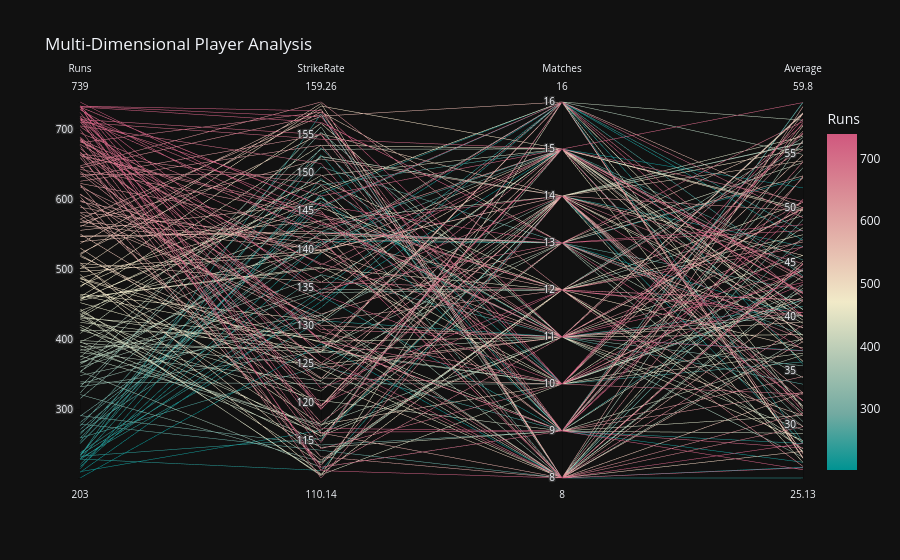

The code cell stored with this chart in its notebook:
### Code cell
fig = px.parallel_coordinates(
    df,
    color="Runs",
    dimensions=["Runs","StrikeRate","Matches","Average"],
    color_continuous_scale=px.colors.diverging.Tealrose,
    template="plotly_dark",  
    title="Multi-Dimensional Player Analysis"
)

fig.show()

### Figure 1 — Plotly figure (JSON) as saved in the notebook; plotly's stock layout.template omitted (floating-point values rounded to 4 significant figures; data arrays with more than 128 entries replaced by an {"elided": "..."} marker saying what was removed)
{"data": [{"dimensions": [{"label": "Runs", "values": {"elided": "180 int values"}}, {"label": "StrikeRate", "values": {"elided": "180 float values"}}, {"label": "Matches", "values": {"elided": "180 int values"}}, {"label": "Average", "values": {"elided": "180 float values"}}], "domain": {"x": [0, 1], "y": [0, 1]}, "line": {"color": {"elided": "180 int values"}, "coloraxis": "coloraxis"}, "name": "", "type": "parcoords"}], "layout": {"coloraxis": {"colorbar": {"title": {"text": "Runs"}}, "colorscale": [[0, "rgb(0, 147, 146)"], [0.1667, "rgb(114, 170, 161)"], [0.3333, "rgb(177, 199, 179)"], [0.5, "rgb(241, 234, 200)"], [0.6667, "rgb(229, 185, 173)"], [0.8333, "rgb(217, 137, 148)"], [1, "rgb(208, 88, 126)"]]}, "legend": {"tracegroupgap": 0}, "title": {"text": "Multi-Dimensional Player Analysis"}}}
